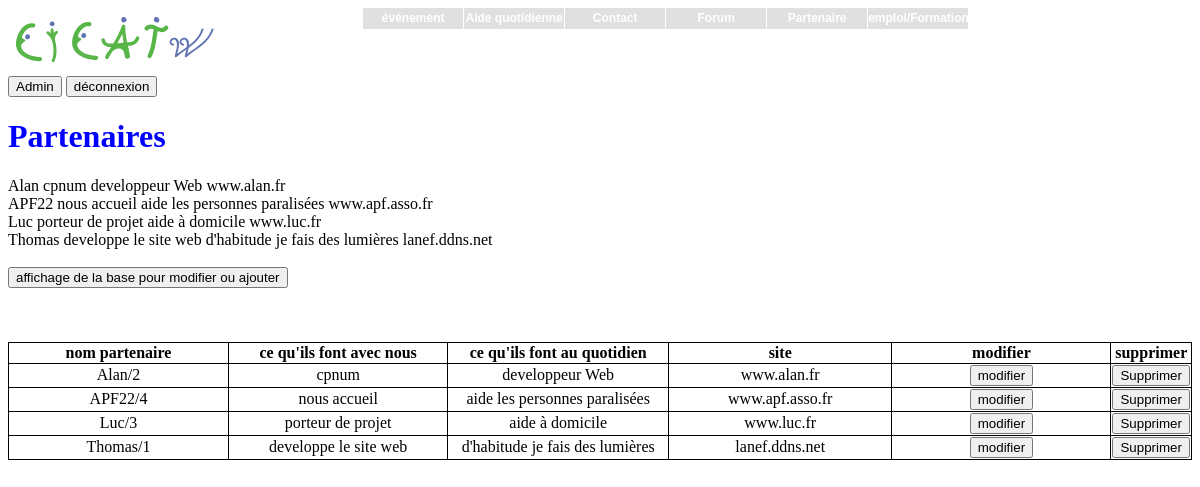
Screenshot of /code.old/partenaire.php with the database file from the repository.
### tables this page shows
CREATE TABLE `partenaire` (
  `id_partenaire` int(11) NOT NULL,
  `nom_partenaire` varchar(255) NOT NULL,
  `competences` varchar(255) NOT NULL,
  `secteur` varchar(255) NOT NULL,
  `site` varchar(50) NOT NULL
);

### code.old/partenaire.php (the view, shortened to what this page needs)
<!DOCTYPE html>
<html>
<head>
	<?php include 'inc/link.php' ?>
</head>
<body>
	<?php include 'inc/header.php' ?>
	<h1>Partenaires</h1>
	<?php require 'inc/connectbdd.php';
	$reponse = $pdo->query('SELECT * FROM partenaire ORDER BY nom_partenaire');
	while ($donnees = $reponse->fetch() )
	{
		echo $donnees['nom_partenaire']." ".$donnees['competences']." ".$donnees['secteur']." ".$donnees['site']; ?>
		<br>
		<?php
	}
	?>
<br>
<a href="admin_partenaire.php"><button>affichage de la base pour modifier ou ajouter</button></a>
<?php require 'inc/tab_partenaire.php'; ?>
</body>
</html>

### code.old/inc/tab_partenaire.php (shortened to what this page needs)
<table>
	<th>nom partenaire</th>
	<th>ce qu'ils font avec nous</th>
	<th>ce qu'ils font au quotidien</th>
	<th>site</th>
	<th>modifier</th>
	<th>supprimer</th>
	<?php require 'inc/connectbdd.php';
	$reponse = $pdo->query('SELECT * from partenaire ORDER BY nom_partenaire');
		while ($donnees = $reponse->fetch() )
		{
			?>
			<tr>
				<td><?php echo $donnees['nom_partenaire']."/".$donnees['id_partenaire'];?></td>
				<td><?php echo $donnees['competences'];?></td>
				<td><?php echo $donnees['secteur'];?></td>
				<td><?php echo $donnees['site'];?></td>
				<td><form method="post" action="modifier_partenaire.php" ><input type="submit" name="update" value="modifier"/></form></td>
				<td><form method="post" action="traitement/deletpartenaire.php"><input type="submit" name="delete" value="Supprimer" /></form></td>
			</tr>
		<br>
		<?php
	}
	?>
</table>

### code.old/css/style.css (style rules this page uses)
h1 { color:blue; }
table { border-collapse:collapse; width:100%; }
th, td { border:1px solid black; width:20%; }
td { text-align:center; }

### rows the page displays
partenaire: nom_partenaire "Alan", competences "cpnum", secteur "developpeur Web", site "www.alan.fr", id_partenaire "2"
partenaire: nom_partenaire "APF22", competences "nous accueil", secteur "aide les personnes paralisées", site "www.apf.asso.fr", id_partenaire "4"
partenaire: nom_partenaire "Luc", competences "porteur de projet", secteur "aide à domicile", site "www.luc.fr", id_partenaire "3"
partenaire: nom_partenaire "Thomas", competences "developpe le site web", secteur "d'habitude je fais des lumières", site "lanef.ddns.net", id_partenaire "1"
